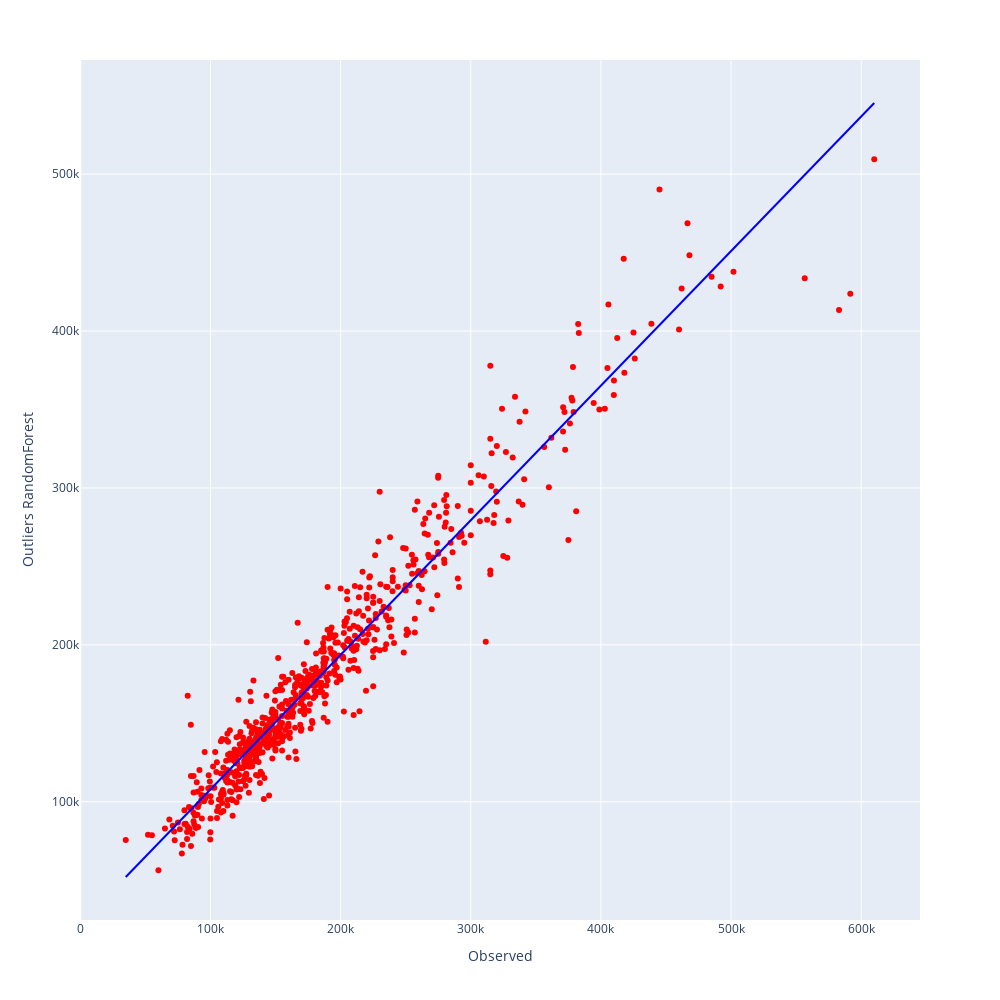

Notebook cell for this chart:
### Markdown cell above
## Outliers Random Forest - Visualizziamo i valori predetti vs i valori reali osservati

### Code cell
fig =px.scatter(results, x="Observed", y="Outliers RandomForest", hover_data=["id"],color_discrete_sequence=['red'],trendline="ols",trendline_color_override='blue',height=1000, width=1000)
fig.show()

### Figure 1 — Plotly figure (JSON) as saved in the notebook; plotly's stock layout.template omitted (floating-point values rounded to 4 significant figures; data arrays with more than 128 entries replaced by an {"elided": "..."} marker saying what was removed)
{"data": [{"customdata": {"elided": "733x1 int values"}, "hovertemplate": "Observed=%{x}<br>Outliers RandomForest=%{y}<br>id=%{customdata[0]}<extra></extra>", "legendgroup": "", "marker": {"color": "red", "symbol": "circle"}, "mode": "markers", "name": "", "orientation": "v", "showlegend": false, "type": "scatter", "x": {"elided": "733 int values"}, "xaxis": "x", "y": {"elided": "733 float values"}, "yaxis": "y"}, {"hovertemplate": "<b>OLS trendline</b><br>Outliers RandomForest = 0.857757 * Observed + 22104.7<br>R<sup>2</sup>=0.933133<br><br>Observed=%{x}<br>Outliers RandomForest=%{y} <b>(trend)</b><extra></extra>", "legendgroup": "", "line": {"color": "blue"}, "marker": {"color": "red", "symbol": "circle"}, "mode": "lines", "name": "", "showlegend": false, "type": "scatter", "x": {"elided": "733 int values"}, "xaxis": "x", "y": {"elided": "733 float values"}, "yaxis": "y"}], "layout": {"height": 1000, "legend": {"tracegroupgap": 0}, "margin": {"t": 60}, "width": 1000, "xaxis": {"anchor": "y", "domain": [0, 1], "title": {"text": "Observed"}}, "yaxis": {"anchor": "x", "domain": [0, 1], "title": {"text": "Outliers RandomForest"}}}}
